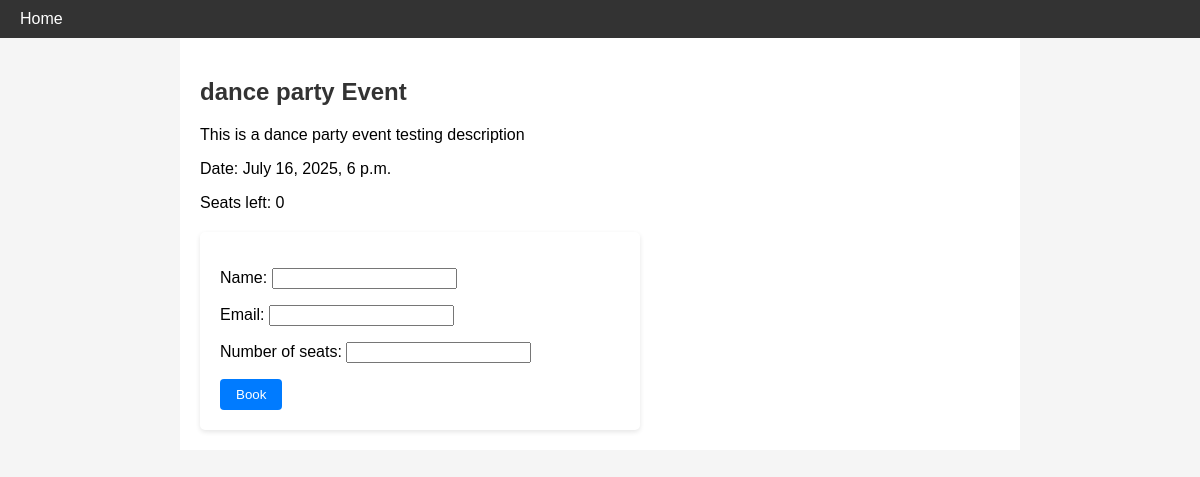
Screenshot of /event/7/ with the database file from the repository.
### booking/models.py (models this page shows, shortened)
class Event(models.Model):
    title = models.CharField(max_length=200)
    description = models.TextField()
    date = models.DateTimeField()
    capacity = models.PositiveBigIntegerField()
    soldout = models.BooleanField(default=False)
    def booked_seats(self):
        return sum(booking.number_of_seats for booking in self.bookings.all())
    def seats_left(self):
        return self.capacity - self.booked_seats()

class Booking(models.Model):
    event = models.ForeignKey(Event, related_name='bookings', on_delete=models.CASCADE)
    name = models.CharField(max_length=100)
    email = models.EmailField()
    number_of_seats =models.PositiveIntegerField()

### booking/views.py (the view, shortened to what this page needs)
# urls.py: path('event/<int:pk>/', views.event_detail, name='event_detail'),
def event_detail(request, pk):
    event = get_object_or_404(Event, pk=pk)
    form = BookingForm()
    return render(request, 'booking/event_detail.html', {'event': event, 'form': form})

### booking/forms.py
class BookingForm(forms.ModelForm):
    class Meta:
        model = Booking
        fields = ['name','email','number_of_seats']

### booking/context_processors.py (called while the page is built)
def next_event(request):
    upcoming = Event.objects.filter(date__gte=now(), soldout=False).order_by('date').first()
    return {'next_upcoming_event': upcoming}

### booking/templates/booking/event_detail.html (shortened to what this page needs)
{% extends 'booking/base.html' %}
{% block content %}
<h2>{{ event.title }}</h2>
<p>{{ event.description }}</p>
<p>Date: {{ event.date }}</p>
<p>Seats left: {{ event.seats_left }}</p>
{% if not event.sold_out %}
<form method="post">
    {{ form.as_p }}
    <button type="submit">Book</button>
</form>
{% else %}
<p><strong>This event is sold out.</strong></p>
{% endif %}
{% endblock %}

### booking/templates/booking/base.html (style rules this page uses)
body { font-family: Arial, sans-serif; margin: 0; padding: 0; background-color: #f5f5f5; }
h1, h2 { color: #333; margin-top: 20px; }
form { background-color: #fff; padding: 20px; border-radius: 5px; box-shadow: 0 2px 5px rgba(0, 0, 0, 0.1); margin-top: 20px; max-width: 400px; }
button { padding: 8px 16px; background-color: #007bff; color: white; border: none; border-radius: 4px; cursor: pointer; }

### rows the page displays
Event: title "dance party Event", description "This is a dance party event testing description", date "July 16, 2025, 6 p.m.", seats_left "0"
